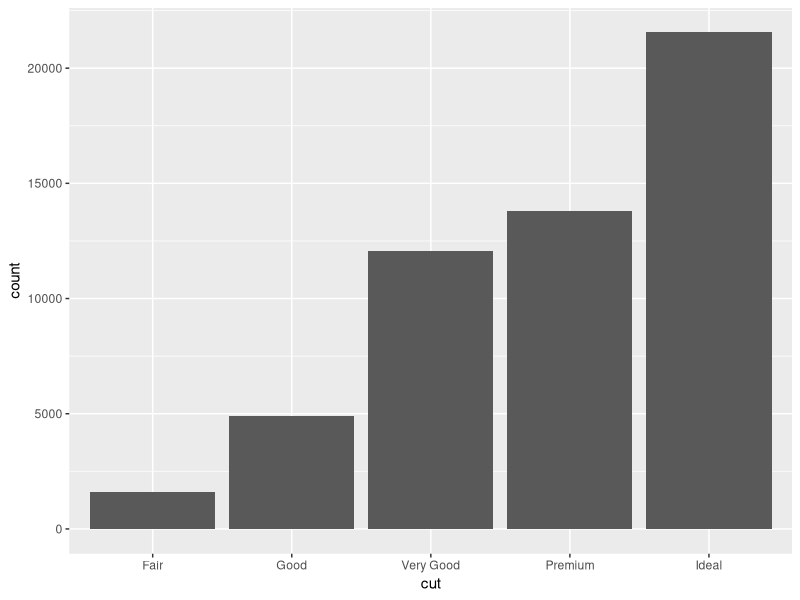
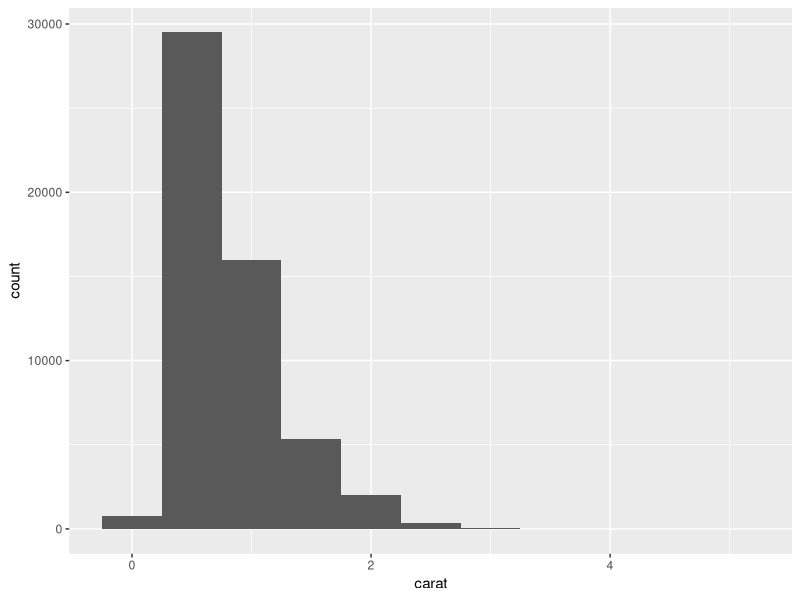
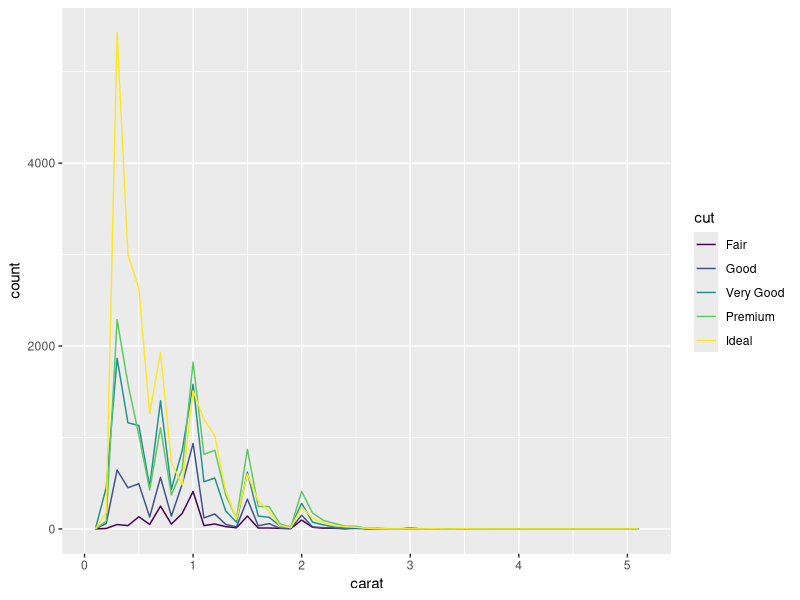
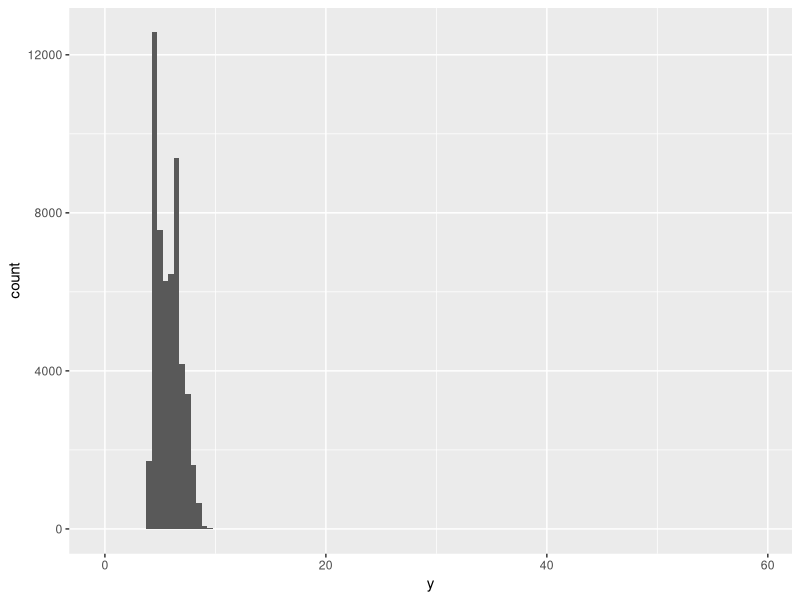
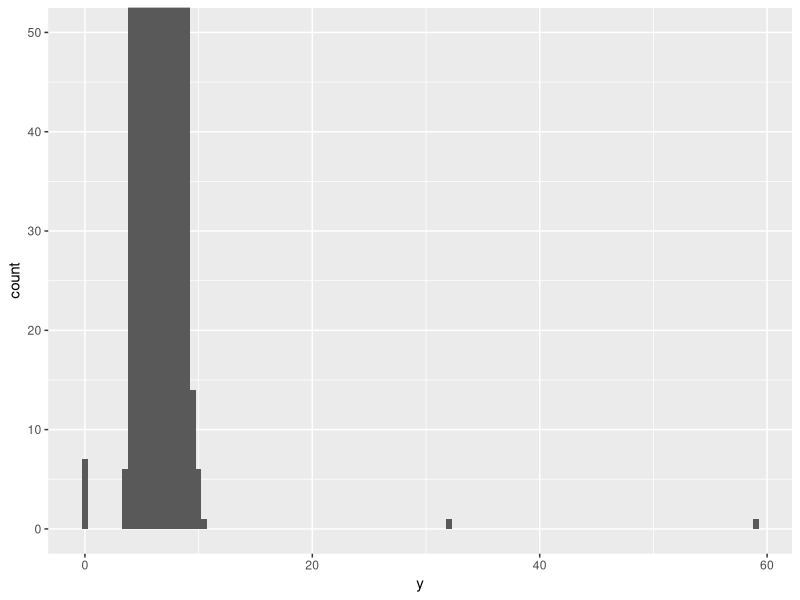
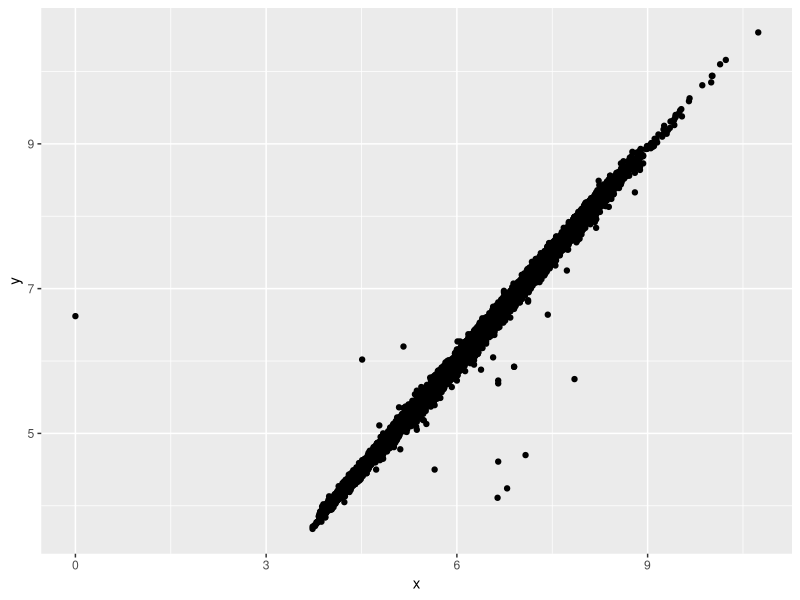
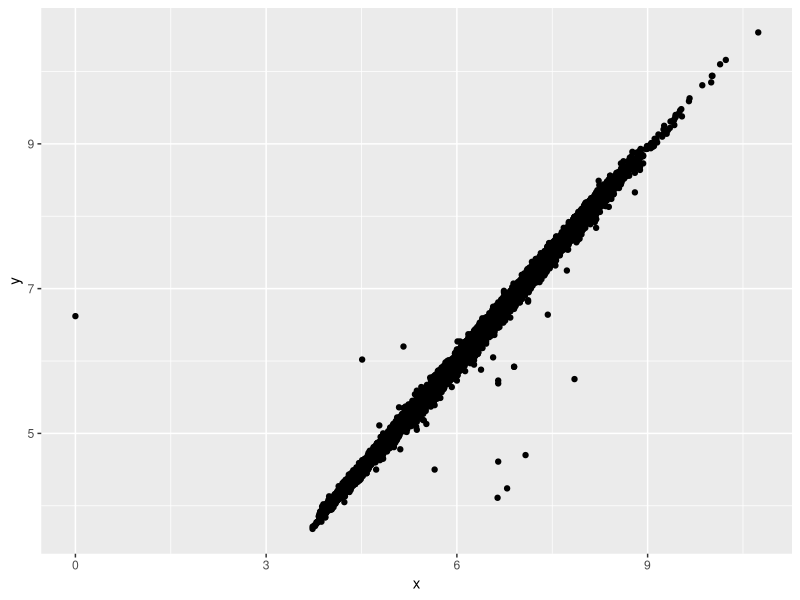
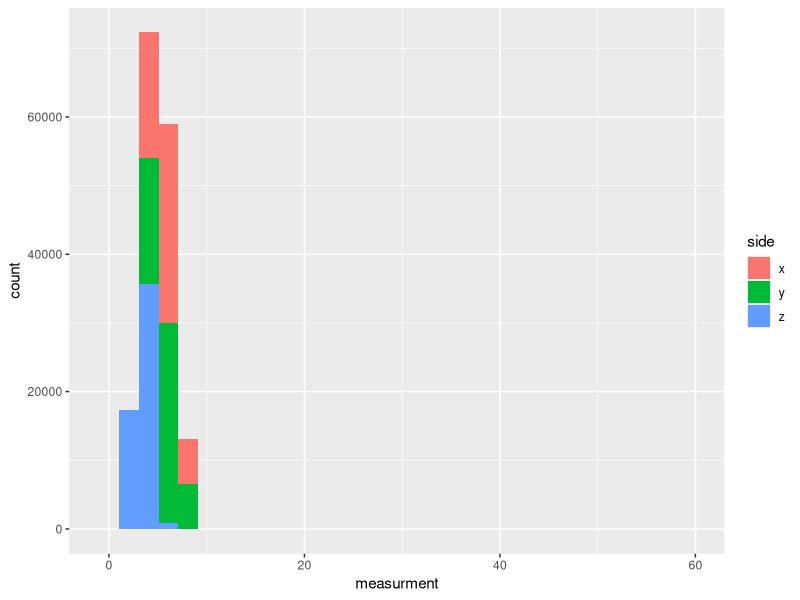

Reproduce these figures in R, in order.
## ---- chunk 1
knitr::opts_chunk$set(echo = TRUE)
## ---- chunk 2
#load tidyverse
library(tidyverse)
## ---- chunk 3
ggplot(data=diamonds) + geom_bar(mapping=aes(x=cut))
diamonds %>% count(cut)
## ---- chunk 4
ggplot(data=diamonds) + geom_histogram(mapping=aes(x=carat), binwidth = 0.5)
diamonds %>% count(cut_width(carat, 0.5))
ggplot(data = diamonds, mapping = aes(x = carat, color = cut)) + geom_freqpoly(binwidth=0.1)
## ---- chunk 5
# regular graph
ggplot(diamonds) + geom_histogram(aes(x = y), binwidth = 0.5)
# zoom in graph with coord_cartersian()
ggplot(diamonds) + 
  geom_histogram(aes(x = y), binwidth = 0.5) + 
  coord_cartesian(ylim = c(0, 50))
## ---- chunk 6
diamonds
# option1: drop entire row
diamonds2 <- diamonds %>% 
  filter(between(y, 3, 20))
diamonds2
# option2: replacing with NA
diamonds3 <- diamonds %>% 
  mutate(y = ifelse(y < 3 | y > 20, NA, y))
# plot with missing value
ggplot(data = diamonds3, mapping = aes(x = x, y = y)) + 
  geom_point()
# Suppress warning as missing values are removed, set na.rm = TRUE.
ggplot(data = diamonds3, mapping = aes(x = x, y = y)) + 
  geom_point(na.rm = TRUE)
## ---- chunk 7
diamonds
# transform diamonds from wide format to long format
diamonds_long <- gather(diamonds, side, measurment, x:z, factor_key = TRUE)
diamonds_long
# plot diamonds in long format
ggplot(diamonds_long, aes(x = measurment)) + geom_histogram(aes(fill=side))
## ---- chunk 8
#Distribution of the price based on the color of the diamond
ggplot(diamonds, aes(x = price, color = color)) + geom_freqpoly()
# Distribution of the price based on the cut of the diamond
ggplot(diamonds, aes(x = price, color = cut)) + geom_freqpoly()
# Distribution of price in general in the range from $1000 to $2000
ggplot(diamonds, aes(x = price)) + geom_freqpoly() + xlim(c(1000, 2000))
## ---- chunk 9
# Count diamonds in 0.99 carat.
diamonds %>% filter(carat == 0.99) %>% count()
# Count diamonds in 1 carat.
diamonds %>% filter(carat == 1) %>% count()
# plot
ggplot(diamonds, aes(x = carat)) + geom_histogram() + xlim(c(0.97, 1.05))
## ---- chunk 10
# xlim
ggplot(diamonds, aes(x = carat)) + geom_histogram(binwidth = 0.01) + xlim(c(0.97, 1.05))
# coor_cartesian()
ggplot(diamonds, aes(x = carat)) + geom_histogram(binwidth = 0.01) + coord_cartesian(xlim = c(0.97, 1.05))
